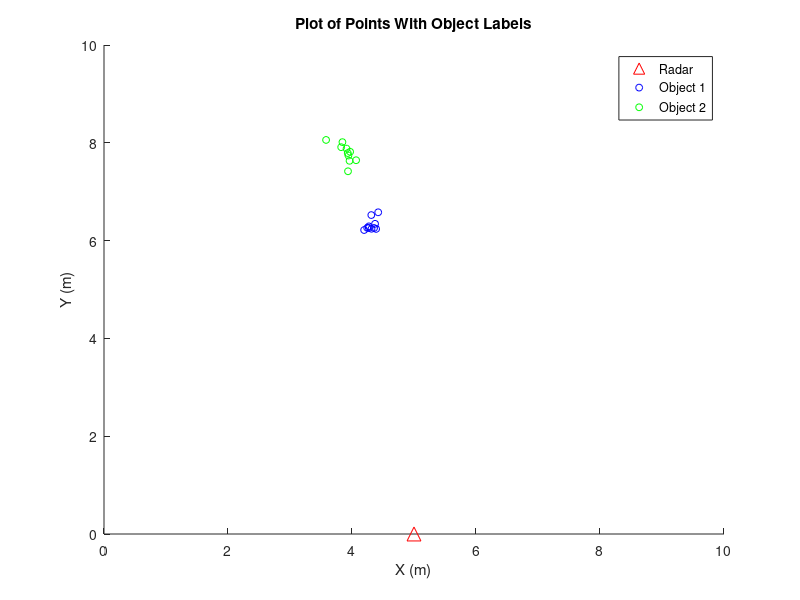

Write MATLAB code to recreate this figure.
% Script to plot the points from the file and create a video with object labels

% Parameters
area_size = 10; % 10m x 10m area
radar_position = [area_size / 2, 0]; % Radar at the bottom middle
num_points = 10; % Number of random points per object
time_step = 0.1; % Time increment for simulation (seconds)
total_time = 3; % Total simulation time (seconds)
num_steps = total_time / time_step; % Total number of steps
sim_speedup = 1; % Speed up for animation

% Open the labeled file to read the saved points' positions and speeds
fileID = fopen('points_movement_with_labels.txt', 'r');

% Prepare figure for animation
figure;
hold on;
axis([0 area_size 0 area_size]);
title('Plot of Points With Object Labels');
xlabel('X (m)');
ylabel('Y (m)');


% Plot radar
plot(radar_position(1), radar_position(2), 'r^', 'MarkerSize', 10, 'DisplayName', 'Radar');

% Main loop to plot the data with labels
for step = 1:num_steps
    % Initialize arrays for points
    object_points = zeros(num_points * 2, 2); % All points (object 1 + object 2)
    object_labels = zeros(num_points * 2, 1); % Object labels (1 or 2)

    % Read data from the labeled file (for both objects at this step)
    for point_idx = 1:num_points * 2
        % Format: [object_id, x_location, y_location, x_speed, y_speed]
        data = fscanf(fileID, '%d %f %f %f %f %f\n', 6);
        object_labels(point_idx) = data(2); % Object label (1 or 2)
        object_points(point_idx, :) = data(3:4); % X and Y positions (ignore speeds)
    end

    % Clear previous plot and redraw
    cla;
    axis([0 area_size 0 area_size]);

    % Plot radar
    plot(radar_position(1), radar_position(2), 'r^', 'MarkerSize', 10, 'DisplayName', 'Radar');

    % Plot points based on their labels
    % Object 1 points (label 1)
    object1_points = object_points(object_labels == 1, :);
    plot(object1_points(:, 1), object1_points(:, 2), 'bo', 'MarkerSize', 5, 'DisplayName', 'Object 1');

    % Object 2 points (label 2)
    object2_points = object_points(object_labels == 2, :);
    plot(object2_points(:, 1), object2_points(:, 2), 'go', 'MarkerSize', 5, 'DisplayName', 'Object 2');
    
    legend show;

    % Pause to create animation effect
    pause(time_step / sim_speedup);
    
end

% Close the file
fclose(fileID);
hold off;

